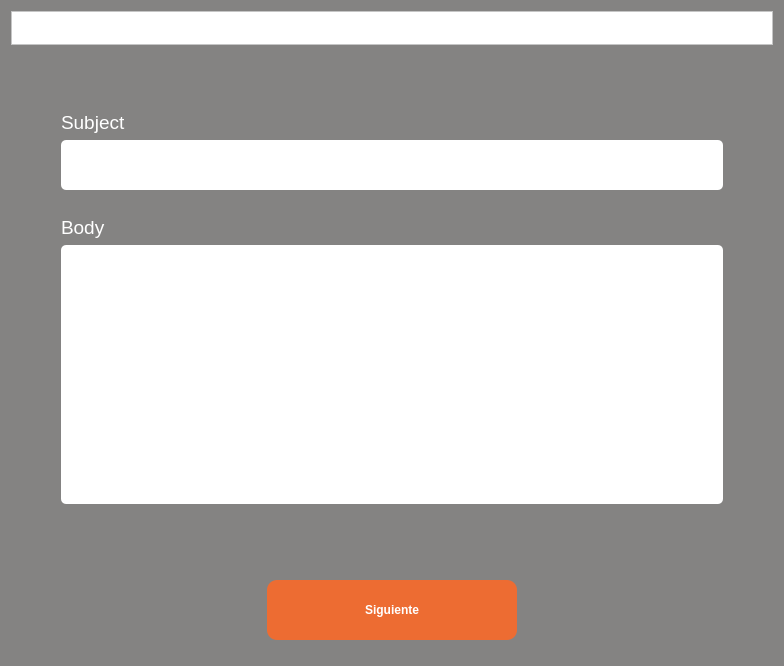
<?xml version="1.0" encoding="UTF-8"?>
<ui version="4.0">
 <class>Form</class>
 <widget class="QWidget" name="Form">
  <property name="geometry">
   <rect>
    <x>0</x>
    <y>0</y>
    <width>784</width>
    <height>666</height>
   </rect>
  </property>
  <property name="windowTitle">
   <string>Generador de Diplomas</string>
  </property>
  <property name="styleSheet">
   <string notr="true">color: white;
background-color: rgb(132, 131, 130);</string>
  </property>
  <layout class="QGridLayout" name="gridLayout_2">
   <item row="0" column="0">
    <widget class="QFrame" name="frame">
     <property name="maximumSize">
      <size>
       <width>16777215</width>
       <height>81</height>
      </size>
     </property>
     <property name="autoFillBackground">
      <bool>false</bool>
     </property>
     <property name="styleSheet">
      <string notr="true">background-color: rgb(255, 255, 255)
</string>
     </property>
     <property name="frameShape">
      <enum>QFrame::StyledPanel</enum>
     </property>
     <property name="frameShadow">
      <enum>QFrame::Raised</enum>
     </property>
     <layout class="QGridLayout" name="gridLayout">
      <item row="0" column="0">
       <widget class="QLabel" name="lbLogo">
        <property name="sizePolicy">
         <sizepolicy hsizetype="Maximum" vsizetype="Preferred">
          <horstretch>0</horstretch>
          <verstretch>0</verstretch>
         </sizepolicy>
        </property>
        <property name="autoFillBackground">
         <bool>false</bool>
        </property>
        <property name="styleSheet">
         <string notr="true"/>
        </property>
        <property name="text">
         <string/>
        </property>
        <property name="pixmap">
         <pixmap>csoftmty_logo.png</pixmap>
        </property>
        <property name="scaledContents">
         <bool>false</bool>
        </property>
       </widget>
      </item>
     </layout>
    </widget>
   </item>
   <item row="1" column="0">
    <layout class="QVBoxLayout" name="vlFields">
     <property name="leftMargin">
      <number>50</number>
     </property>
     <property name="topMargin">
      <number>50</number>
     </property>
     <property name="rightMargin">
      <number>50</number>
     </property>
     <property name="bottomMargin">
      <number>50</number>
     </property>
     <item>
      <layout class="QVBoxLayout" name="vlName">
       <property name="topMargin">
        <number>10</number>
       </property>
       <property name="bottomMargin">
        <number>10</number>
       </property>
       <item>
        <widget class="QLabel" name="lbName">
         <property name="font">
          <font>
           <pointsize>14</pointsize>
          </font>
         </property>
         <property name="text">
          <string>Subject</string>
         </property>
         <property name="alignment">
          <set>Qt::AlignBottom|Qt::AlignLeading|Qt::AlignLeft</set>
         </property>
        </widget>
       </item>
       <item>
        <widget class="QLineEdit" name="tfSubject">
         <property name="minimumSize">
          <size>
           <width>660</width>
           <height>50</height>
          </size>
         </property>
         <property name="autoFillBackground">
          <bool>false</bool>
         </property>
         <property name="styleSheet">
          <string notr="true">color: black;
background-color: white;
border-radius: 5px;</string>
         </property>
        </widget>
       </item>
      </layout>
     </item>
     <item>
      <layout class="QVBoxLayout" name="vlDescripcion">
       <property name="topMargin">
        <number>10</number>
       </property>
       <property name="bottomMargin">
        <number>10</number>
       </property>
       <item>
        <widget class="QLabel" name="lbDescription">
         <property name="font">
          <font>
           <pointsize>14</pointsize>
          </font>
         </property>
         <property name="text">
          <string>Body</string>
         </property>
        </widget>
       </item>
       <item>
        <widget class="QTextEdit" name="tfBody">
         <property name="autoFillBackground">
          <bool>false</bool>
         </property>
         <property name="styleSheet">
          <string notr="true">color: black;
background-color: white;
border-radius: 5px;</string>
         </property>
        </widget>
       </item>
      </layout>
     </item>
    </layout>
   </item>
   <item row="2" column="0">
    <layout class="QHBoxLayout" name="hlButton">
     <property name="topMargin">
      <number>10</number>
     </property>
     <property name="bottomMargin">
      <number>15</number>
     </property>
     <item>
      <widget class="QPushButton" name="btnSubmit">
       <property name="sizePolicy">
        <sizepolicy hsizetype="Maximum" vsizetype="Fixed">
         <horstretch>0</horstretch>
         <verstretch>0</verstretch>
        </sizepolicy>
       </property>
       <property name="minimumSize">
        <size>
         <width>250</width>
         <height>60</height>
        </size>
       </property>
       <property name="font">
        <font>
         <pointsize>9</pointsize>
         <weight>75</weight>
         <bold>true</bold>
        </font>
       </property>
       <property name="styleSheet">
        <string notr="true">background-color: rgb(237, 108, 50);
border-radius: 10px</string>
       </property>
       <property name="text">
        <string>Siguiente</string>
       </property>
      </widget>
     </item>
    </layout>
   </item>
  </layout>
 </widget>
 <resources/>
 <connections/>
</ui>
